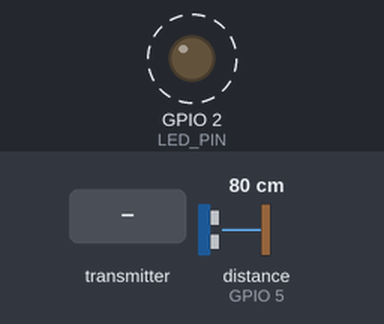
A sketch run on a simulated ESP32. On the bench: output pins drawn as LEDs (lit = HIGH). Wiring (inferred from the names in the program): ultrasonic range finder: trigger GPIO 4; echo GPIO 5. Dashed ring = blinking. The inputs (shaded band) are chosen by the test bench; at power-on: distance to the obstacle (sensor on GPIO 5) 80 cm. The echo pulse lasts 58.3 µs per cm; pins used as bus, display or sensor lines are not drawn; what the sketch prints to the serial monitor is not drawn.

Above: at 1.26 s.
1.3 s: the transmitter starts sending type = 0
Timing chart, 0 to 10.3 s (numbered marks = the images above; inputs shaded):
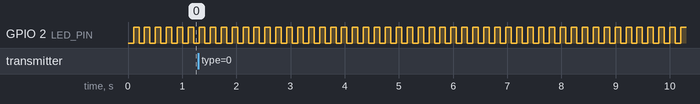

The sketch:

firmware.ino
```cpp
/*
 * Chrono Nanosecond Radar - ESP32 Firmware
 * Microsecond-precision radar using WiFi RTT for distance measurement
 * Uses ESP-NOW for multi-node synchronization
 */

#include <WiFi.h>
#include <esp_now.h>
#include <esp_timer.h>
#include <esp_wifi.h>

#define LED_PIN 2
#define TRIGGER_PIN 4
#define ECHO_PIN 5
#define MAX_PEERS 6
#define SPEED_OF_LIGHT 299792458.0
#define NS_PER_METER 3.336

typedef struct {
  uint8_t type;       // 0=ping, 1=pong, 2=radar_data
  uint32_t seq;
  int64_t timestamp_us;
  float distance_m;
  int8_t rssi;
} radar_packet_t;

typedef struct {
  uint8_t mac[6];
  int64_t last_ping_us;
  int64_t rtt_us;
  float distance_m;
  int8_t rssi;
  bool active;
} peer_info_t;

peer_info_t peers[MAX_PEERS];
uint32_t seq_counter = 0;
int64_t boot_time_us;
volatile int64_t last_echo_us = 0;
hw_timer_t *precision_timer = NULL;

void IRAM_ATTR onEcho() {
  last_echo_us = esp_timer_get_time();
}

void onDataRecv(const uint8_t *mac, const uint8_t *data, int len) {
  if (len != sizeof(radar_packet_t)) return;
  radar_packet_t pkt;
  memcpy(&pkt, data, sizeof(pkt));
  int64_t now = esp_timer_get_time();

  int idx = findPeer(mac);
  if (idx < 0) idx = addPeer(mac);
  if (idx < 0) return;

  if (pkt.type == 0) {
    radar_packet_t pong;
    pong.type = 1;
    pong.seq = pkt.seq;
    pong.timestamp_us = now;
    pong.distance_m = 0;
    pong.rssi = 0;
    esp_now_send(mac, (uint8_t *)&pong, sizeof(pong));
  } else if (pkt.type == 1) {
    peers[idx].rtt_us = now - peers[idx].last_ping_us;
    peers[idx].distance_m = (peers[idx].rtt_us * SPEED_OF_LIGHT) / (2.0 * 1e6);
    peers[idx].active = true;
  }
}

void onDataSent(const uint8_t *mac, esp_now_send_status_t status) {
  if (status != ESP_NOW_SEND_SUCCESS) {
    Serial.printf("[RADAR] Send failed to %02X:%02X\n", mac[4], mac[5]);
  }
}

int findPeer(const uint8_t *mac) {
  for (int i = 0; i < MAX_PEERS; i++) {
    if (peers[i].active && memcmp(peers[i].mac, mac, 6) == 0) return i;
  }
  return -1;
}

int addPeer(const uint8_t *mac) {
  for (int i = 0; i < MAX_PEERS; i++) {
    if (!peers[i].active) {
      memcpy(peers[i].mac, mac, 6);
      peers[i].active = true;
      esp_now_peer_info_t pi = {};
      memcpy(pi.peer_addr, mac, 6);
      pi.channel = 1;
      pi.encrypt = false;
      esp_now_add_peer(&pi);
      return i;
    }
  }
  return -1;
}

void sendPing(int idx) {
  radar_packet_t pkt;
  pkt.type = 0;
  pkt.seq = seq_counter++;
  pkt.timestamp_us = esp_timer_get_time();
  pkt.distance_m = 0;
  pkt.rssi = 0;
  peers[idx].last_ping_us = pkt.timestamp_us;
  esp_now_send(peers[idx].mac, (uint8_t *)&pkt, sizeof(pkt));
}

float measureUltrasonic() {
  digitalWrite(TRIGGER_PIN, LOW);
  delayMicroseconds(2);
  digitalWrite(TRIGGER_PIN, HIGH);
  delayMicroseconds(10);
  digitalWrite(TRIGGER_PIN, LOW);
  int64_t start = esp_timer_get_time();
  last_echo_us = 0;
  while (last_echo_us == 0 && (esp_timer_get_time() - start) < 30000);
  if (last_echo_us == 0) return -1.0;
  return (last_echo_us - start) * 0.0343 / 2.0;
}

void setup() {
  Serial.begin(115200);
  pinMode(LED_PIN, OUTPUT);
  pinMode(TRIGGER_PIN, OUTPUT);
  pinMode(ECHO_PIN, INPUT);
  attachInterrupt(digitalPinToInterrupt(ECHO_PIN), onEcho, RISING);

  boot_time_us = esp_timer_get_time();
  memset(peers, 0, sizeof(peers));

  WiFi.mode(WIFI_STA);
  esp_wifi_set_channel(1, WIFI_SECOND_CHAN_NONE);

  if (esp_now_init() != ESP_OK) {
    Serial.println("[RADAR] ESP-NOW init failed");
    return;
  }
  esp_now_register_recv_cb(onDataRecv);
  esp_now_register_send_cb(onDataSent);

  Serial.println("[RADAR] Nanosecond Radar initialized");
  Serial.printf("[RADAR] Timer resolution: %d us\n", 1);
}

void loop() {
  static uint32_t last_scan = 0;
  uint32_t now = millis();

  if (now - last_scan > 100) {
    last_scan = now;
    float us_dist = measureUltrasonic();
    int64_t ts = esp_timer_get_time() - boot_time_us;

    Serial.printf("{\"t\":%lld,\"us_cm\":%.2f,\"peers\":[", ts, us_dist);
    bool first = true;
    for (int i = 0; i < MAX_PEERS; i++) {
      if (!peers[i].active) continue;
      sendPing(i);
      if (!first) Serial.print(",");
      Serial.printf("{\"mac\":\"%02X%02X\",\"rtt_us\":%lld,\"dist_m\":%.4f}",
        peers[i].mac[4], peers[i].mac[5], peers[i].rtt_us, peers[i].distance_m);
      first = false;
    }
    Serial.println("]}");
    digitalWrite(LED_PIN, !digitalRead(LED_PIN));
  }
}
```

Measured:
- by itself, GPIO 2 (LED_PIN): alternates HIGH for 0.10 s and LOW for 0.10 s
